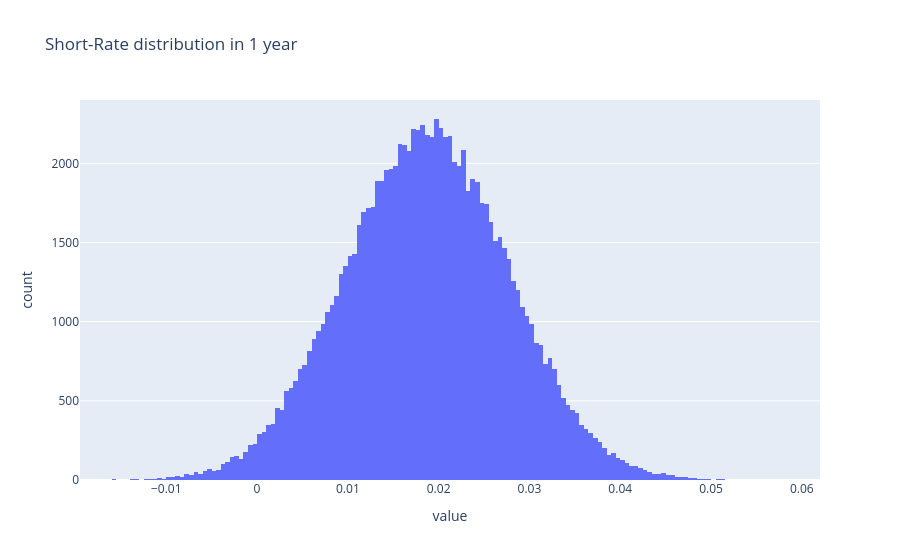

The notebook cell saved with this chart:
### Markdown cell above
***4. Simulation of market-consistent escenarios***

### Code cell
# Update the model with the new parameters
a_opt, sigma_opt = result.x
params = {'a': a_opt, 'sigma':sigma_opt, 'r0': curve.inst_forward_rate(0)}
hw_curve = HullWhiteCurveBuilder(curve, init_params)

# Short-Rate r(t) simulation
r_t = hw_curve.short_rate(t = 1) 
fig = px.histogram(r_t, nbins = 200, title = 'Short-Rate distribution in 1 year')
fig.update_layout(showlegend=False)
fig.show()

### Figure 1 — Plotly figure (JSON) as saved in the notebook; plotly's stock layout.template omitted (floating-point values rounded to 4 significant figures; data arrays with more than 128 entries replaced by an {"elided": "..."} marker saying what was removed)
{"data": [{"bingroup": "x", "hovertemplate": "variable=0<br>value=%{x}<br>count=%{y}<extra></extra>", "legendgroup": "0", "marker": {"color": "#636efa", "pattern": {"shape": ""}}, "name": "0", "nbinsx": 200, "orientation": "v", "showlegend": true, "type": "histogram", "x": {"elided": "100000 float values"}, "xaxis": "x", "yaxis": "y"}], "layout": {"barmode": "relative", "legend": {"title": {"text": "variable"}, "tracegroupgap": 0}, "showlegend": false, "title": {"text": "Short-Rate distribution in 1 year"}, "xaxis": {"anchor": "y", "domain": [0, 1], "title": {"text": "value"}}, "yaxis": {"anchor": "x", "domain": [0, 1], "title": {"text": "count"}}}}
